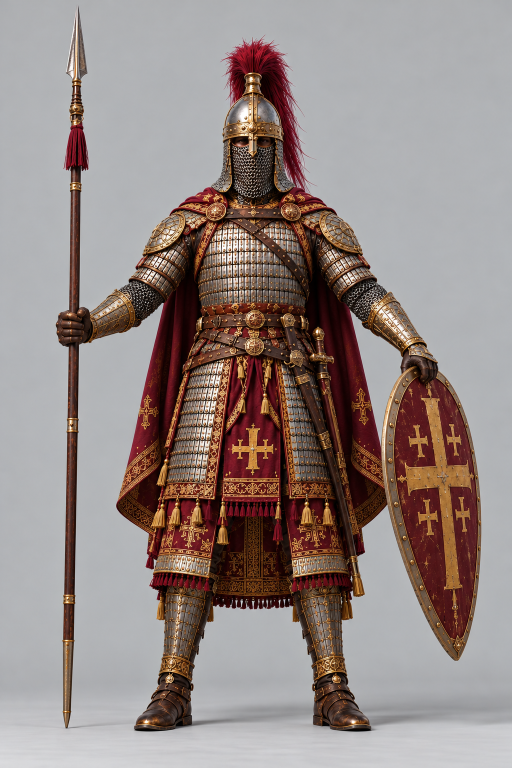
#> input picture src/eu4unitgen/core/example_pictures/cataphract_rider.png, 1024 x 1536 px (shown at 1/2 size)
$ python -i quality.py   (imports and definitions only)
#> lines starting #> are read from the running program, lines starting #| are printed output that depends on the picture; after the words box and inside, x2 and y2 are one past the last pixel; in counts of white or black regions, pixels touching at a corner belong together
#> further down, picture is the input picture: PIL image 1024x1536 RGB; mean R, G, B 148.3, 135.2, 131.8
"""The quality report for a new model, in plain language (Track P1.5; pure Python and Pillow: the app shows it).

Five measures, each with a verdict (good / ok / check) and a sentence:
  silhouette   the game version's outline against the reference's (its side for a horse, its front for a rider):
               both framed by their boxes, mirrored or not (whichever fits), overlap as IoU
  deformation  folded-over triangles (flips) and the worst stretch in idle, moving and attack, against vanilla's
  parts        kept (the reference's own), rebuilt (our geometry from the reference: tail, plume, shield) or lost
               (too thin for the budget: reins, stirrup leathers), with each part's check against its crop
  texture      how much of the texture the model's UVs use, and how much the bake reached
  map zoom     the unit's brightness and contrast at map zoom against vanilla's, from the gallery's map row
  animation    a soldier on foot: the animation review's flags (ref3d.review: bends, clipping, floating gear against
               a base-game unit playing the same animations)
  joints       a soldier: the skeleton's joints inside his body (each spine bone's distance from where vanilla's
               body has it in depth, each leg's from vanilla's at the knee and ankle; the joint fit's own measure)

``report(...)`` -> {"measures": {name: {"verdict", "text", ...numbers}}, "summary"}; ``markdown(report)``.
"""
from __future__ import annotations

import json
from pathlib import Path

from PIL import Image, ImageChops, ImageStat

GOOD, OK, CHECK = "good", "ok", "check"


def _mask(im: Image.Image, size: int = 200) -> Image.Image | None:
    """An image's subject (alpha, else what differs from its corner) cropped to its box and set in a square."""
#> called with size = 200
    im = im.convert("RGBA")
    a = im.getchannel("A")
#> a: PIL image 1024x1536 L; every value is 255
    if a.getextrema()[0] > 250:  # no transparency: the subject is what isn't the corner's colour
        bg = im.getpixel((2, 2))
#> bg = (171, 172, 175, 255)
        diff = ImageChops.difference(im.convert("RGB"), Image.new("RGB", im.size, bg[:3])).convert("L")
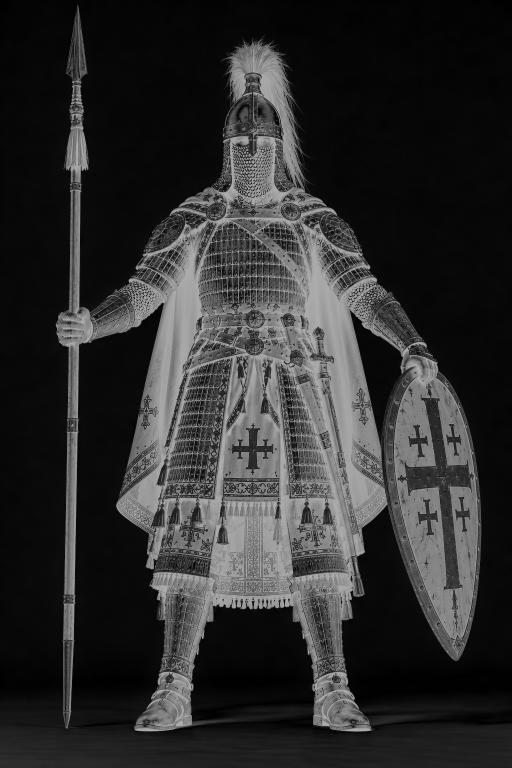
#> diff: PIL image 1024x1536 L (shown at 1/2 size); min 0, max 172, mean 46.1
        a = diff.point(lambda v: 255 if v > 18 else 0)
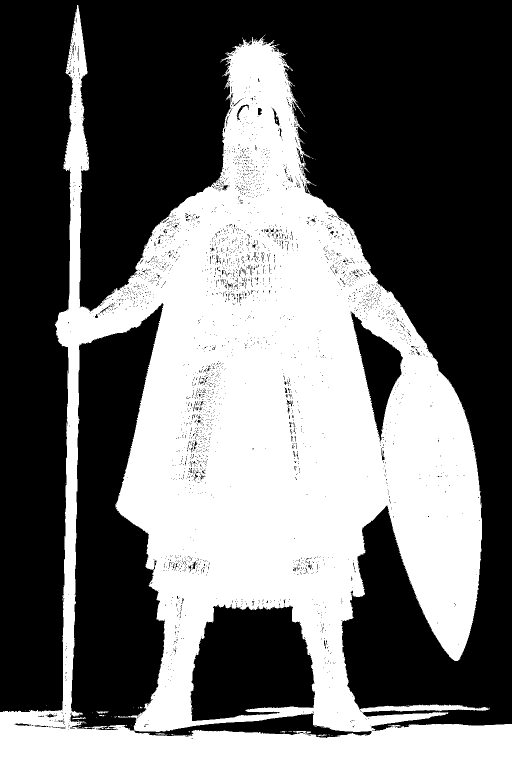
#> a: PIL image 1024x1536 L (shown at 1/2 size); 42.7% white; 94 white regions (88 under 20 px), largest, box (x1, y1, x2, y2) and area: (0, 10, 1024, 1536) 670511, (193, 1423, 217, 1427) 63, (144, 1434, 172, 1439) 62, (635, 1469, 653, 1473) 36, (312, 1466, 331, 1469) 35, (198, 1430, 209, 1433) 20
    a = a.point(lambda v: 255 if v > 127 else 0)
    box = a.getbbox()
#> box = (0, 10, 1024, 1536)
    if box is None:
        return None
    c = a.crop(box)
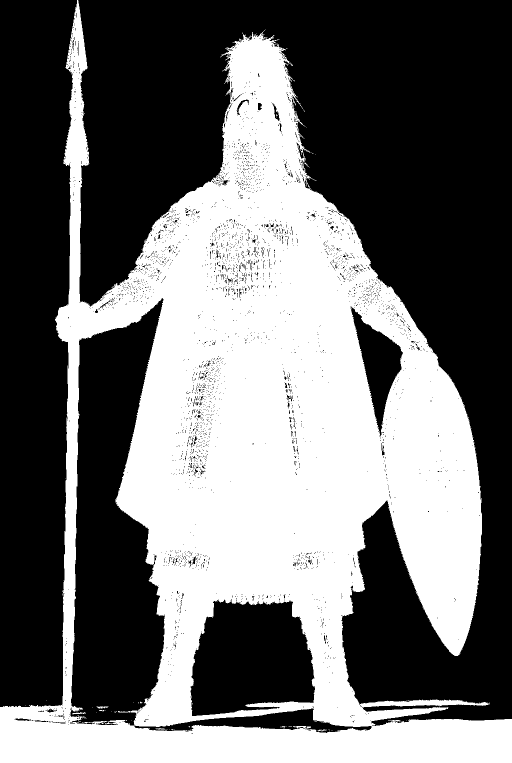
#> c: PIL image 1024x1526 L (shown at 1/2 size); 42.9% white; 94 white regions (88 under 20 px), largest, box (x1, y1, x2, y2) and area: (0, 0, 1024, 1526) 670511, (193, 1413, 217, 1417) 63, (144, 1424, 172, 1429) 62, (635, 1459, 653, 1463) 36, (312, 1456, 331, 1459) 35, (198, 1420, 209, 1423) 20
    k = size / max(c.size)
#> k = 0.131
    c = c.resize((max(1, round(c.width * k)), max(1, round(c.height * k))))
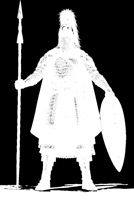
#> c: PIL image 134x200 L; min 0, max 255, mean 109.4
    out = Image.new("L", (size, size), 0)
#> out: PIL image 200x200 L; every value is 0
    out.paste(c, ((size - c.width) // 2, (size - c.height) // 2))
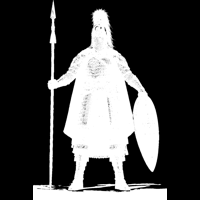
#> out: PIL image 200x200 L; min 0, max 255, mean 73.3
    return out


# [69 lines left out: functions silhouette_iou, unit_light, _raw_mask, _verdict, deformation, not called in this run]


# the joint fit (the user, T38): limits on the fit's own measure (fresh_rider.joints_report) of the low mesh; the
# fitted English soldier 0.17 / 0.15, the cataphract 0.14 / 0.54 (his right knee inside his skirt); 1.0-1.7 before
JOINTS_SPINE = (0.25, 0.4)
JOINTS_LEGS = (0.35, 0.6)


# [13 lines left out: function joints, not called in this run]


ANIMATION_FLAGS = (0, 6)  # good with none, ok up to this many (of 15 poses x 3 measures)


# [133 lines left out: functions animation, parts_summary, texture, map_zoom, report, not called in this run]


TITLES = {"checks": "Checked before showing", "silhouette": "Outline vs the reference", "deformation": "Deformation vs vanilla", "parts": "Parts",
          "texture": "Texture", "map_zoom": "At map zoom", "seating": "Seated on the horse",
          "joints": "Joints inside the body", "animation": "In its animations", "muzzle": "The muzzle", "wheels": "The wheels", "budget": "Size"}  # the last three: a gun's (Track A)


# [79 lines left out: functions markdown, save, inside_count, legs_clear, clearance, not called in this run]

>>> from PIL import Image
>>> picture = Image.open('../core/example_pictures/cataphract_rider.png')
>>> result = _mask(picture)

$ run again, on src/eu4unitgen/core/example_pictures/cataphract_side_clean.png
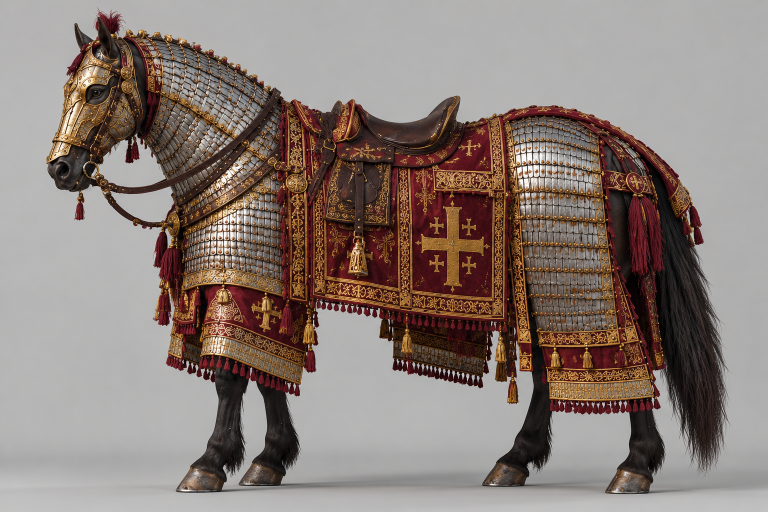
#> input picture src/eu4unitgen/core/example_pictures/cataphract_side_clean.png, 1536 x 1024 px (shown at 1/2 size)
#> picture is the input picture: PIL image 1536x1024 RGB; mean R, G, B 138.8, 125.4, 119.4
#> bg = (180, 180, 179, 255)
#> in _mask, `a = diff.point(lambda v: 255 if v > 18 else 0)`:
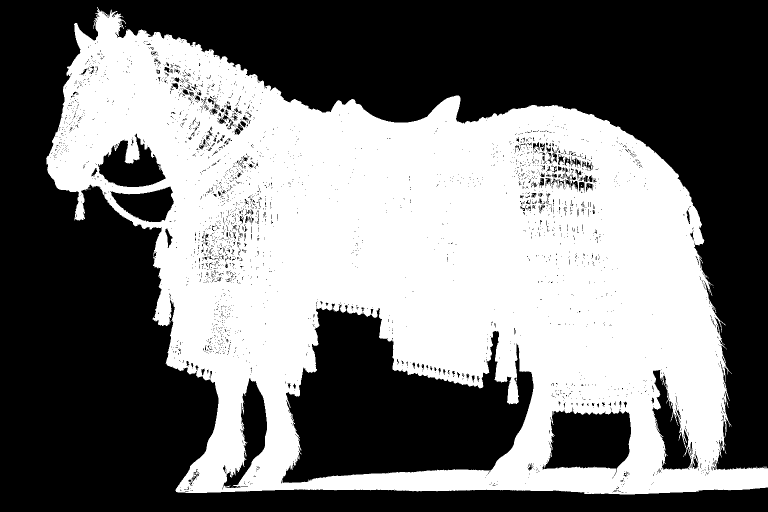
#> a: PIL image 1536x1024 L (shown at 1/2 size); 46.6% white; 98 white regions (97 under 20 px), largest, box (x1, y1, x2, y2) and area: (92, 14, 1536, 989) 732951
#> box = (92, 14, 1536, 989)
#> in _mask, `out.paste(c, ((size - c.width) // 2, (size - c.height) // 2))`:
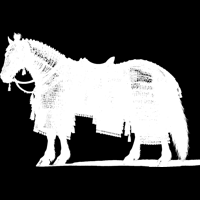
#> out: PIL image 200x200 L; min 0, max 255, mean 89.6

$ run again, on src/eu4unitgen/core/example_pictures/horse2_light_cavalry.png
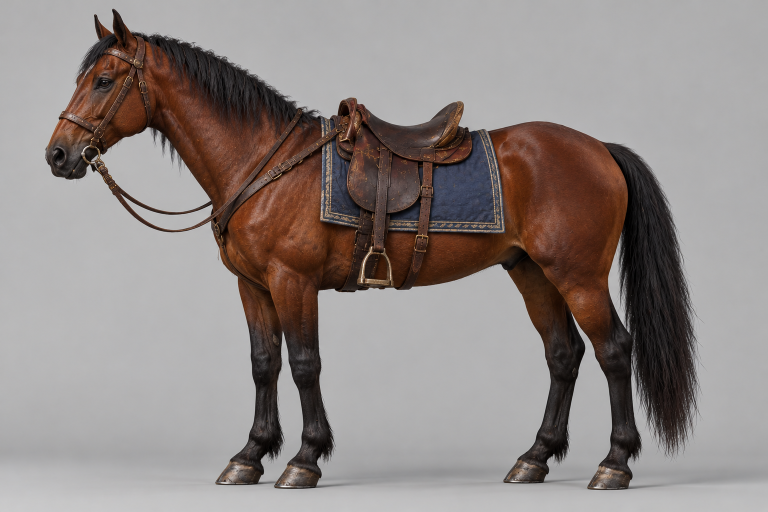
#> input picture src/eu4unitgen/core/example_pictures/horse2_light_cavalry.png, 1536 x 1024 px (shown at 1/2 size)
#> picture is the input picture: PIL image 1536x1024 RGB; mean R, G, B 143.2, 134.8, 132.2
#> bg = (176, 176, 176, 255)
#> in _mask, `a = diff.point(lambda v: 255 if v > 18 else 0)`:
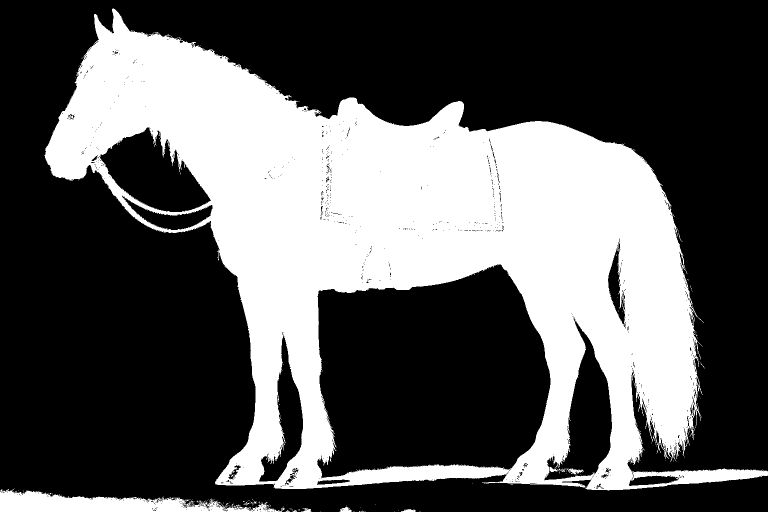
#> a: PIL image 1536x1024 L (shown at 1/2 size); 35.4% white; 196 white regions (189 under 20 px), largest, box (x1, y1, x2, y2) and area: (89, 17, 1536, 981) 542794, (0, 977, 570, 1024) 13704, (1136, 937, 1167, 948) 180
#> box = (0, 17, 1536, 1024)
#> in _mask, `out.paste(c, ((size - c.width) // 2, (size - c.height) // 2))`:
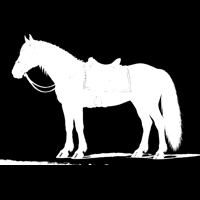
#> out: PIL image 200x200 L; min 0, max 255, mean 60.2
